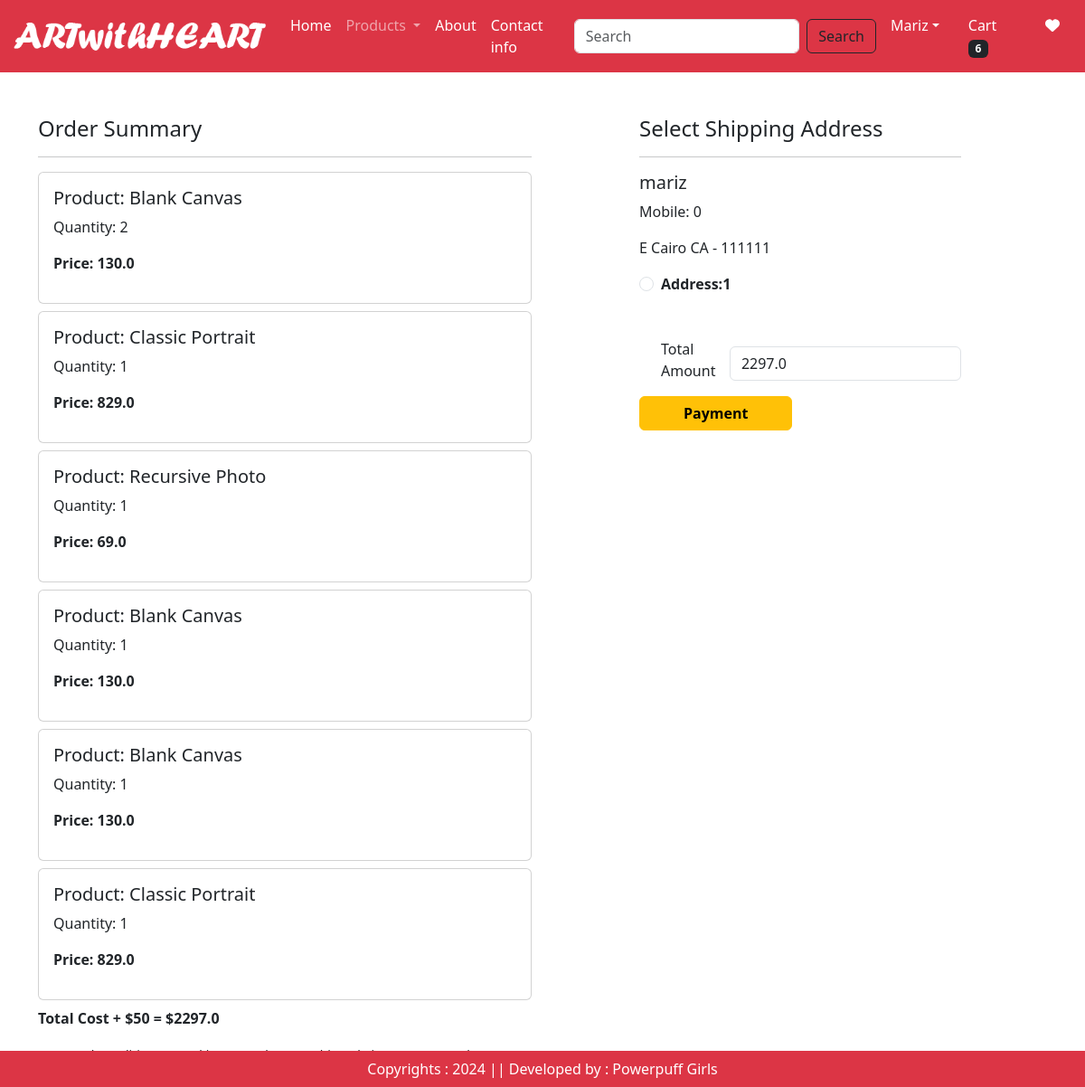
/checkout/ (signed in), run on the app's committed database.
### app/models.py (models this page shows, shortened)
class Cart (models . Model):
    user= models.ForeignKey(User,on_delete=models.CASCADE)
    product = models.ForeignKey (Product, on_delete=models.CASCADE)
    quantity = models.PositiveIntegerField (default=1)

class Product(models.Model):
    title = models.CharField(max_length=100)
    selling_price = models.FloatField()
    discounted_price = models.FloatField()
    description = models.TextField()
    composition = models.TextField(default=' ')
    prodapp = models.TextField(default=' ')
    category = models.CharField(choices=CATEGORY_CHOICES,max_length=2)
    product_image = models.ImageField(upload_to='product')

class Customer(models.Model):
    user = models.ForeignKey(User,on_delete=models.CASCADE)
    name = models.CharField(max_length=200)
    locality = models.CharField(max_length=200)
    city = models.CharField(max_length=50)
    mobile = models.IntegerField(default=0)
    zipcode = models.IntegerField()
    state = models.CharField(choices=STATE_CHOICES,max_length=100)

### app/views.py (the view)
# urls.py: path('checkout/', views.checkout.as_view(), name='checkout'),
@method_decorator(login_required,name='dispatch')
class checkout(View):
    def get(self,request):
        totalitems = 0
        wishitem = 0
        if request.user.is_authenticated:
            wishitem = len(Wishlist.objects.filter(user=request.user))
            totalitems = len(Cart.objects.filter(user=request.user))
        add = Customer.objects.filter(user=request.user)
        cart_items = Cart.objects.filter(user=request.user)
        amount = 0
        for p in cart_items:
            value = p.quantity * p.product.discounted_price
            amount = amount + value
        totalamount = amount + 50
        razoramount = int(totalamount*100)
        return render(request, 'app/checkout.html', locals())

### app/templates/app/checkout.html (shortened to what this page needs)
{% extends 'app/base.html' %}
{% load static %}
{% block main-content %}
<div class="container">
    <div class="row mt-5">
        <div class="col-sm-6">
            <h4>Order Summary</h4>
            <hr>
            {% for item in cart_items %}
            <div class="card mb-2">
                <div class="card-body">
                    <h5>Product: {{item.product.title}}</h5>
                    <p>Quantity: {{item.quantity}}</p>
                    <p class="fw-bold">Price: {{item.product.discounted_price}}</p>
                </div>
            </div>
            {% endfor %}
            <p class="fw-bold">Total Cost + $50 = ${{totalamount}}</p>
            <small>Term and Condition: By making a purchase on this website, you ensure that you have read our terms and conditions carefully</small>
        </div>
        <div class="col-sm-4 offset-sm-1">
            <h4>Select Shipping Address</h4>
            <hr>
            <form method="post" id="myform">
                {% for ad in add %}
                <div class="card-body">
                    <h5>{{ad.name}}</h5>
                    <p>Mobile: {{ad.mobile}}</p>
                    <p>{{ad.locality}} {{ad.city}} {{ad.state}} - {{ad.zipcode}}</p>
                </div>
                <div class="form-check mt-2 mb-5">
                    <input class="form-check-input" type="radio" name="custid" id="custadd{{forloop.counter}}" value="{{ad.id}}">
                    <label class="form-check-label fw-bold" for="custadd{{forloop.counter}}">
                        Address:{{forloop.counter}}</label>
                </div>
                {% endfor %}
                <div class="form-check mb-1 d-flex justify-content-between align-items-center">
                    <label for="totamount" class="form-label">Total Amount</label>
                    <input type="number" class="form-control" name="totamount" value="{{totalamount}}" readonly>
                </div>
            </form>
            <button id="rzp-button1" type="submit" class="btn btn-warning mt-1 px-5 fw-bold">Payment</button>
        </div>
    </div>
</div>
{% endblock main-content %}

### app/templates/app/base.html (shortened to what this page needs)
<!DOCTYPE html>
{% load static %}
<html lang="en">
  <head>
    <link href="https://cdn.jsdelivr.net/npm/bootstrap@5.3.3/dist/css/bootstrap.min.css" rel="stylesheet">
    <link rel="stylesheet" href="{% static 'app/css/owl.carousel.min.css' %}">
    <link rel="stylesheet" href="{% static 'app/css/all.min.css' %}">
    <link rel="stylesheet" href="{% static 'app/css/styles.css' %}">
  </head>
  <body>
    <nav class="navbar navbar-expand-lg navbar-dark bg-danger">
      <div class="container-fluid">
        <a class="navbar-brand" href="#">
          <img src="{% static 'app/images/neel.png' %}" width = "285" height = "50">
        </a>
        <div class="collapse navbar-collapse" id="navbarSupportedContent">
          <ul class="navbar-nav me-auto mb-2 mb-lg-0">
            {% if request.user.is_authenticated %}
            <li class="nav-item">
              <a class="nav-link active" aria-current="page" href="/">Home</a>
            </li>
            <li class="nav-item dropdown">
              <a class="nav-link dropdown-toggle" href="#" role="button" data-bs-toggle="dropdown" aria-expanded="false">
                Products
              </a>
            </li>
            <li class="nav-item">
              <a class="nav-link text-white" href="{% url 'about' %}">About</a>
            </li>
            <li class="nav-item">
              <a class="nav-link text-white" href="{% url 'contact' %}">Contact info</a>
            </li>
          </ul>
          <form class="d-flex" role="search" action="/search">
            <input class="form-control me-2" type="search" placeholder="Search" aria-label="Search" name="search">
            <button class="btn btn-outline-dark" type="submit">Search</button>
          </form>
        </div>
        <ul class = "navbar-nav me-auto mb-2 mb-lg-0">
          <li class="nav-item dropdown mx-2">
            <a class="nav-link dropdown-toggle text-white" href="#"
            id="profileDropdown" role="button" data-bs-toggle="dropdown"
            aria-expanded="false"><span class="text-capitalize">{{request.user}}</span></a>
          </li>
          <li class="nav-item mx-2">
            <a href="{% url 'showcart' %}" class="nav-link text-white">
              Cart <span class="badge bg-dark">{% if totalitems > 0 %} {{totalitems}} {% endif %}</span>
            </a>
          </li>
          <li class="nav-item mx-2">
            <a href="#" class="nav-link text-white">
              <i class="fa fa-heart"></i>
            </a>
          </li>
          {% endif %}
        </ul>
      </div>
    </nav>
    {% block main-content %}{% endblock main-content %}
    <footer class="container-fluid fixed-bottom bg-danger  text-white text-center p-2 mt-5">
       Copyrights : 2024 || Developed by : Powerpuff Girls
    </footer>
</body>
</html>

### data on the page
Cart: product "Blank Canvas", quantity "2", product.discounted_price "130.0"
Cart: product "Classic Portrait", quantity "1", product.discounted_price "829.0"
Cart: product "Recursive Photo", quantity "1", product.discounted_price "69.0"
Cart: product "Blank Canvas", quantity "1", product.discounted_price "130.0"
Cart: product "Blank Canvas", quantity "1", product.discounted_price "130.0"
Cart: product "Classic Portrait", quantity "1", product.discounted_price "829.0"
Customer: name "mariz", mobile "0", locality "E", city "Cairo", state "CA", zipcode "111111"

### other printed values
{{ request.user }} "Mariz"
{{ totalitems }} "6"
{{ totalamount }} "2297.0"
